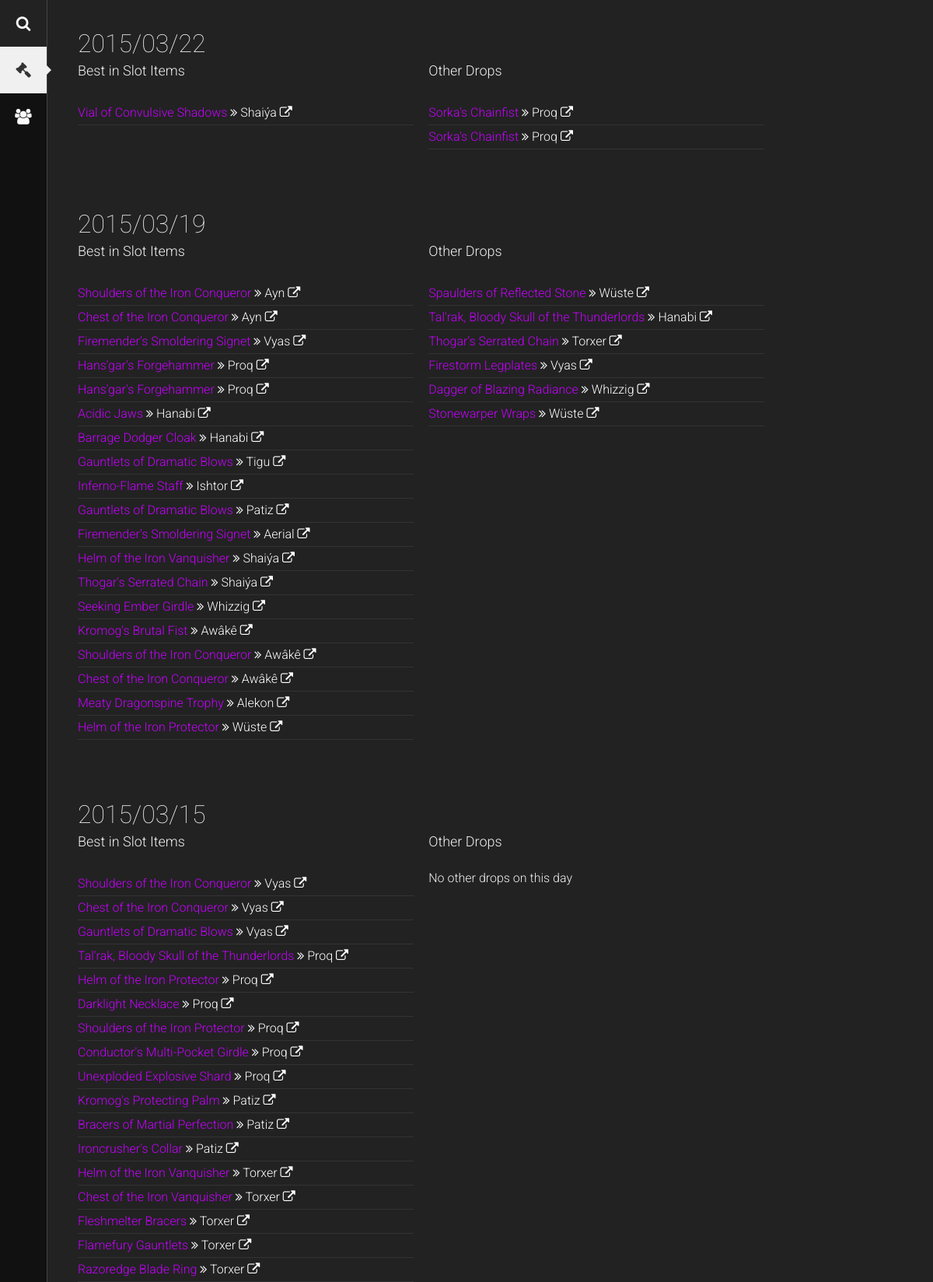
The page /?module=history (upper part) on the database its author committed.
### tables this page shows
CREATE TABLE IF NOT EXISTS `bis` (
`id` int(11) NOT NULL,
  `player` int(11) NOT NULL,
  `slot` varchar(150) NOT NULL,
  `item` int(11) NOT NULL,
  `obtained` int(7) NOT NULL
);

CREATE TABLE IF NOT EXISTS `items` (
  `id` int(7) NOT NULL,
  `name` varchar(450) NOT NULL
);

CREATE TABLE IF NOT EXISTS `members` (
`id` int(11) NOT NULL,
  `name` varchar(450) NOT NULL,
  `realm` varchar(100) NOT NULL,
  `locked` int(7) NOT NULL
);

CREATE TABLE IF NOT EXISTS `drops` (
`id` int(7) NOT NULL,
  `member` int(7) NOT NULL,
  `item` int(7) NOT NULL,
  `date` timestamp NOT NULL DEFAULT CURRENT_TIMESTAMP
);

### app/armory.php (the view, shortened to what this page needs)
<?
class Armory {
  public static $base_www = "https://eu.battle.net/wow/de/";
  public static $wowhead_heroic = 566;
  public static function formatItem($name="", $id=null) {
    $return = '';
    if(!is_null($id)) {
      $return.='<a href="http://wod.wowhead.com/item='.$id.'" rel="bonus='.self::$wowhead_heroic.'" target="_blank">';
    }
    $return .= '<span class="item epic">'.$name.'</span>';
    if(!is_null($id)) {
      $return.= '</a>';
    }
    return $return;
  }
  public static function getPlayerNameById($id) {
    $result = mysql_query("SELECT name, realm FROM members where id=".$id);
    while($row = mysql_fetch_assoc($result)) {
      return '<a href="'.self::$base_www.'character/'.strtolower($row['realm']).'/'.$row['name'].'/simple" target="_blank">'.$row['name'].' <i class="fa fa-external-link"></i></a>';
    }
  }
public static function getItemNameById($id) {
    $result = mysql_query("SELECT name FROM items where id=".$id);
    if($result) {
      while($row = mysql_fetch_assoc($result)) {
        return $row['name'];
      }
    }
  }
}
?>

### index.php (shortened to what this page needs)
<?php
require_once("app/app.php");
$app = App::instance();
$app->start();
?>
<html>
<head>
<?= $app->header(); ?>
</head>
<body>
<?php
echo $app->navigation_panel();
echo '<div class="content">';
echo $app->content();
?>
</body>
</html>

### app/app.php (shortened to what this page needs)
<?php
include("armory.php");
include("modules/history.php");
class App {
  private static $instance = null;
  private $modules = array();
  private $current_module = "finder";
  public function start() {
    $this->modules['finder'] = new ItemFinder();
    $this->modules['history'] = new LootHistory();
    $this->modules['member'] = new MemberConfiguration();
    $this->modules['items'] = new ItemConfiguration();
    $this->modules['settings'] = new Settings();
    if(isset($_GET['module'])) {
      $this->current_module = $_GET['module'];
    }
  }
  public function header() {
    $css_data = array(
      "reset.css",
      "//fonts.googleapis.com/css?family=Roboto:400,100,100italic,300,300italic,400italic,500,500italic,700,700italic,900,900italic",
      "//maxcdn.bootstrapcdn.com/font-awesome/4.3.0/css/font-awesome.min.css",
      "main.css"
    );
    $js_data = array(
      "//code.jquery.com/jquery-1.11.2.min.js",
      "externals/tablesort/jquery.tablesorter.min.js",
      "//static.wowhead.com/widgets/power.js",
      "main.js",
      "members.js"
    );
    $return = "";
    foreach ($css_data as $css) {
      if(strstr($css, "//")) {
        $return.= '<link rel="stylesheet" media="screen" href="'.$css.'">';
      } else {
        $return.= '<link rel="stylesheet" media="screen" href="'.DIR_CSS.$css.'">';
      }
    }
    foreach($js_data as $js) {
      if(strstr($js, "//")) {
        $return.= '<script src="'.$js.'"></script>';
      } else {
        $return.= '<script src="'.DIR_JS.$js.'"></script>';
      }
    }
    return $return;
  }
  public function navigation_panel() {
    $return = '<div class="navigation-panel">';
    $return.= '<div class="top">';
    $bottom_modules = array();
    foreach($this->modules as $module) {
      if(!is_null(@$module->position) && @$module->position = "bottom") {
        array_push($bottom_modules, $module);
      } else {
        $return.=$this->displayMenuItem($module);
      }
    }
    $return.='</div>';
    $return.='<div class="bottom">';
    foreach($bottom_modules as $module) {
      $return.=$this->displayMenuItem($module);
    }
    $return.='</div>';
    $return.='</div>';
    return $return;
  }
  private function displayMenuItem($module) {
    $return = '';
    if($this->current_module == $module->id) {
        $active = "active";
    } else {
      $active = "";
    }
    $return.= '<a href="?module='.$module->id.'" class="'.$active.'"><i class="'.$module->icon.'"></i></a>';
    return $return;
  }
  public function content() {
    if(array_key_exists($this->current_module, $this->modules)) {
      echo $this->modules[$this->current_module]->content();
    } else {
      $this->error("Module does not exist.");
    }
  }
  public static function instance() {
    if(null === self::$instance) {
      self::$instance = new self;
    }
    return self::$instance;
  }
}
?>

### app/modules/history.php (shortened to what this page needs)
<?php
class LootHistory {
  public function content() {
    $raids = mysql_query("SELECT DISTINCT obtained FROM bis order by obtained desc");
    while($row = mysql_fetch_assoc($raids)) {
      echo '<div class="raid">';
      if($row['obtained'] == 0)
        continue;
      $year = substr($row['obtained'], 0, 4);
      $month = substr($row['obtained'], 4, 2);
      $day = substr($row['obtained'], 6, 2);
      echo '<h1>'.$year."/".$month."/".$day.'</h1>';
      echo '<div class="half">';
      echo '<h2>Best in Slot Items</h2>';
      $items = mysql_query("SELECT * FROM bis WHERE obtained = ".$row['obtained']);
      echo '<ul>';
      while($item = mysql_fetch_assoc($items)) {
        echo '<li>';
        echo urldecode(Armory::formatItem(Armory::getItemNameById($item['item']), $item['item']));
        echo ' <i class="fa fa-angle-double-right"></i> ';
        echo Armory::getPlayerNameById($item['player']);
        echo '</li>';
      }
      echo '</ul>';
      echo '</div>';
      echo '<div class="half">';
      echo '<h2>Other Drops</h2>';
      $drops = false;
      $items = mysql_query("SELECT * FROM drops WHERE DATE(date) = '".$year."-".$month."-".$day."'");
      echo '<ul>';
      while($item = mysql_fetch_assoc($items)) {
        $drops = true;
        echo '<li>';
        echo urldecode(Armory::formatItem(Armory::getItemNameById($item['item']), $item['item']));
        echo ' <i class="fa fa-angle-double-right"></i> ';
        echo Armory::getPlayerNameById($item['member']);
        echo '</li>';
      }
      if(!$drops) {
        echo 'No other drops on this day';
      }
      echo '</ul>';
      echo '</div>';
      echo '</div>';
    }
  }
}
?>

### css/main.css (style rules this page uses)
body { background-color: #222; color:#F0F0F0; font-family:"Roboto", "Arial", sans-serif; font-weight: 300; }
a { color: #FFF; text-decoration: none; }
.navigation-panel { width: 60px; background-color: #111; border-right: 1px solid #444; height: 100%; position: fixed; float: left; }
.navigation-panel a { display: block; width: 100%; color: #FAFAFA; position: relative; text-align: center; padding: 20px 0; transition: 200ms; }
.navigation-panel a.active { background-color: #F0F0F0; color: #333; }
.navigation-panel a.active:after { display:block; position: absolute; content: ""; right: -6px; width: 0; height: 0; border-top: 6px solid transparent; border-bottom: 6px solid transparent; border-left: 6px solid #F0F0F0; top: 24px; }
.navigation-panel a i { font-size: 20px; }
.content { float: left; width: 80%; margin-left: 60px; padding-left: 40px; padding-top: 40px; }
h1 { font-size: 32px; font-weight:100; }
h2 { margin-top: 10px; font-size: 18px; }
.half { width: 45%; margin-right: 2%; float: left; }
.raid { width: 100%; float: left; margin-bottom: 80px; }
ul { margin-top: 30px; }
ul li { line-height: 30px; border-bottom: 1px solid #333; }
.epic { color: #c600ff; }

### rows shown on the page
bis: items.name "Vial of Convulsive Shadows", members.name "Shaiýa"
drops: items.name "Sorka's Chainfist", members.name "Proq"
drops: items.name "Sorka's Chainfist", members.name "Proq"
bis: items.name "Shoulders of the Iron Conqueror", members.name "Ayn"
bis: items.name "Chest of the Iron Conqueror", members.name "Ayn"
bis: items.name "Firemender's Smoldering Signet", members.name "Vyas"
bis: items.name "Hans'gar's Forgehammer", members.name "Proq"
bis: items.name "Hans'gar's Forgehammer", members.name "Proq"
bis: items.name "Acidic Jaws", members.name "Hanabi"
bis: items.name "Barrage Dodger Cloak", members.name "Hanabi"
bis: items.name "Gauntlets of Dramatic Blows", members.name "Tigu"
bis: items.name "Inferno-Flame Staff", members.name "Ishtor"
bis: items.name "Gauntlets of Dramatic Blows", members.name "Patiz"
bis: items.name "Firemender's Smoldering Signet", members.name "Aerial"
bis: items.name "Helm of the Iron Vanquisher", members.name "Shaiýa"
bis: items.name "Thogar's Serrated Chain", members.name "Shaiýa"
bis: items.name "Seeking Ember Girdle", members.name "Whizzig"
bis: items.name "Kromog's Brutal Fist", members.name "Awâkê"
bis: items.name "Shoulders of the Iron Conqueror", members.name "Awâkê"
bis: items.name "Chest of the Iron Conqueror", members.name "Awâkê"
bis: items.name "Meaty Dragonspine Trophy", members.name "Alekon"
bis: items.name "Helm of the Iron Protector", members.name "Wüste"
drops: items.name "Spaulders of Reflected Stone", members.name "Wüste"
drops: items.name "Tal'rak, Bloody Skull of the Thunderlords", members.name "Hanabi"
drops: items.name "Thogar's Serrated Chain", members.name "Torxer"
drops: items.name "Firestorm Legplates", members.name "Vyas"
drops: items.name "Dagger of Blazing Radiance", members.name "Whizzig"
drops: items.name "Stonewarper Wraps", members.name "Wüste"
bis: items.name "Shoulders of the Iron Conqueror", members.name "Vyas"
bis: items.name "Chest of the Iron Conqueror", members.name "Vyas"
bis: items.name "Gauntlets of Dramatic Blows", members.name "Vyas"
bis: items.name "Tal'rak, Bloody Skull of the Thunderlords", members.name "Proq"
bis: items.name "Helm of the Iron Protector", members.name "Proq"
bis: items.name "Darklight Necklace", members.name "Proq"
bis: items.name "Shoulders of the Iron Protector", members.name "Proq"
bis: items.name "Conductor's Multi-Pocket Girdle", members.name "Proq"
bis: items.name "Unexploded Explosive Shard", members.name "Proq"
bis: items.name "Kromog's Protecting Palm", members.name "Patiz"
bis: items.name "Bracers of Martial Perfection", members.name "Patiz"
bis: items.name "Ironcrusher's Collar", members.name "Patiz"
bis: items.name "Helm of the Iron Vanquisher", members.name "Torxer"
bis: items.name "Chest of the Iron Vanquisher", members.name "Torxer"
bis: items.name "Fleshmelter Bracers", members.name "Torxer"
bis: items.name "Flamefury Gauntlets", members.name "Torxer"
bis: items.name "Razoredge Blade Ring", members.name "Torxer"

### other values the page prints
$year "2015"
$month "03"
$day "22"
$day "19"
$day "15"
